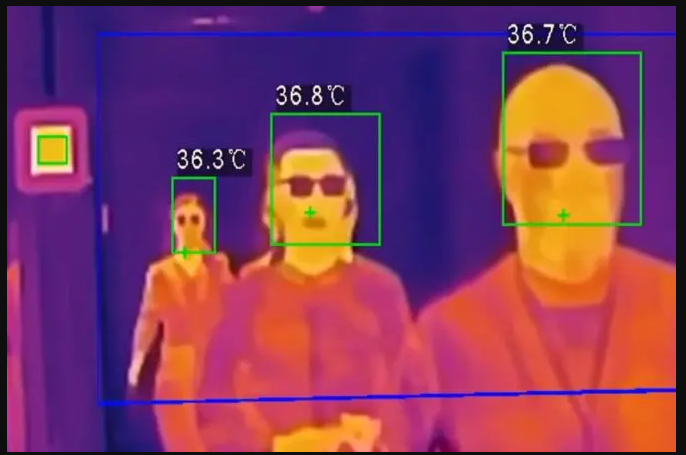
#> input picture frame-test1.png, 686 x 455 px
$ python Porcentaje-termico.py
#> lines starting #> are read from the running program, lines starting #| are printed output that depends on the picture; after the words box and inside, x2 and y2 are one past the last pixel; in counts of white or black regions, pixels touching at a corner belong together; long printed decimals are rounded
from cv2 import cv2
import numpy as np
import time

#Cargamos la imagen:
img = cv2.imread('frame-test1.png')
#> img is the input picture: shape (455, 686, 3); mean B, G, R 93.5, 58.9, 130.3

#Convertimos la imagen a hsv:
hsv = cv2.cvtColor(img, cv2.COLOR_BGR2HSV)
#> hsv: shape (455, 686, 3); mean H, S, V 102.3, 180.4, 156.1
#Nota 1: la constante COLOR_BGR2HSV indica que queremos pasar de BGR a HSV.
#Nota 2: la función cvtColor() también sirve para transformar a otros espacios de color.

#Establecemos el rango mínimo y máximo de H-S-V:

# Rojo
rango_bajosR = np.array([0, 100, 20])
rango_altosR = np.array([7, 255, 255])

# Amrillo
rango_bajosA = np.array([19,50,50])
rango_altosA = np.array([33, 255, 255])


# Verde-Azul
rango_bajosV = np.array([45, 100, 20])
rango_altosV = np.array([125, 255, 255])

# Violeta
rango_bajosF = np.array([140,50,50])
rango_altosF = np.array([160, 255, 255])

PorcentajePixel = []

def AnalisFrame (color, rango_bajos, rango_altos):
    #Detectamos los píxeles que estén dentro del rango que hemos establecido:
#> called with color = 'Rojo', rango_bajos = array of shape (3,), rango_altos = array of shape (3,)
    ColorProcentaje = 0
    mask = cv2.inRange(hsv, rango_bajos, rango_altos)
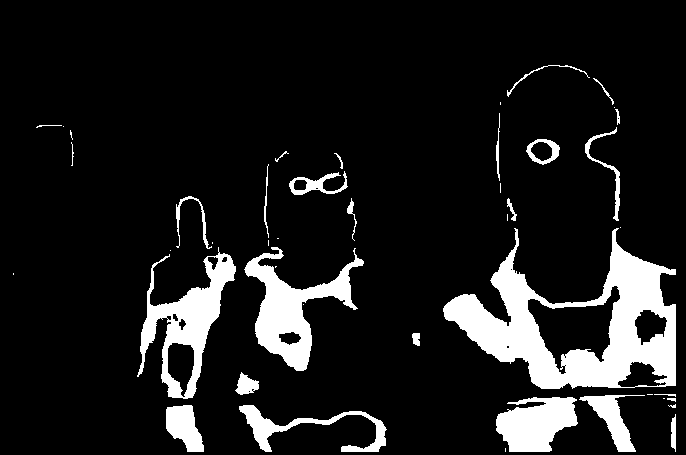
#> mask: shape (455, 686); 11.4% white; 45 white regions (18 under 20 px), largest, box (x1, y1, x2, y2) and area: (443, 228, 676, 389) 15020, (244, 247, 364, 371) 5081, (137, 247, 236, 399) 5015
    print(len(mask))
#| 455
    ColorProcentaje = np.mean(mask, axis=(0, 1))
#> ColorProcentaje = 29.11
    PorcentajePixel.append(ColorProcentaje)
    print (ColorProcentaje)
#| 29.112

    #Mostramos la imagen original y la máscara:
    cv2.imshow("Original", img)

    #Mostramos la imagen original y la máscara:
    cv2.imshow(color, mask)

    time.sleep(5)
    cv2.waitKey(0)
    cv2.destroyAllWindows()

AnalisFrame ("Rojo", rango_bajosR, rango_altosR)
AnalisFrame ("Amarillo", rango_bajosA, rango_altosA)
#> call 2 of AnalisFrame, with color = 'Amarillo', rango_bajos = array of shape (3,), rango_altos = array of shape (3,)
#> in AnalisFrame (call 2), `mask = cv2.inRange(hsv, rango_bajos, rango_altos)`:
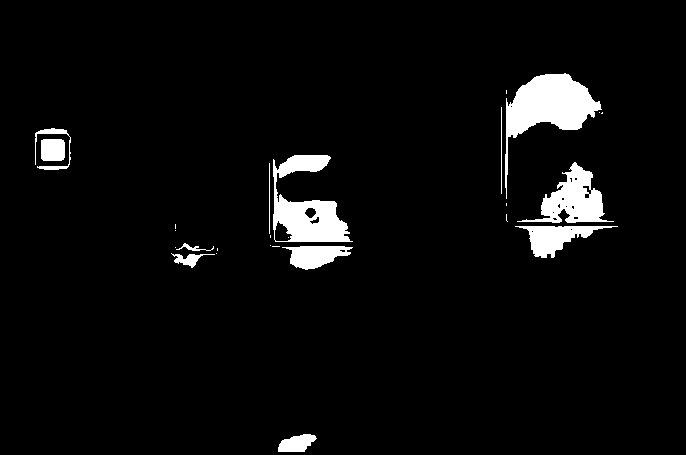
#> mask: shape (455, 686); 4.5% white; 26 white regions (14 under 20 px), largest, box (x1, y1, x2, y2) and area: (505, 73, 602, 199) 4114, (273, 155, 353, 242) 3411, (517, 162, 614, 223) 2369
#| 455
#> in AnalisFrame (call 2), `ColorProcentaje = np.mean(mask, axis=(0, 1))`: ColorProcentaje = 11.58
#| 11.585
AnalisFrame ("Verde", rango_bajosV, rango_altosV)
#> call 3 of AnalisFrame, with color = 'Verde', rango_bajos = array of shape (3,), rango_altos = array of shape (3,)
#> in AnalisFrame (call 3), `mask = cv2.inRange(hsv, rango_bajos, rango_altos)`:
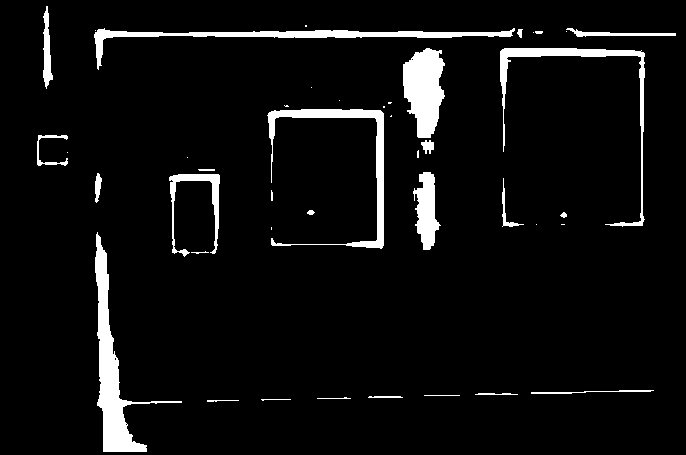
#> mask: shape (455, 686); 5.7% white; 43 white regions (16 under 20 px), largest, box (x1, y1, x2, y2) and area: (95, 232, 182, 452) 3804, (403, 48, 445, 138) 2672, (94, 28, 515, 70) 2526
#| 455
#> in AnalisFrame (call 3), `ColorProcentaje = np.mean(mask, axis=(0, 1))`: ColorProcentaje = 14.65
#| 14.647
AnalisFrame ("Violeta", rango_bajosF, rango_altosF)
#> call 4 of AnalisFrame, with color = 'Violeta', rango_bajos = array of shape (3,), rango_altos = array of shape (3,)
#> in AnalisFrame (call 4), `mask = cv2.inRange(hsv, rango_bajos, rango_altos)`:
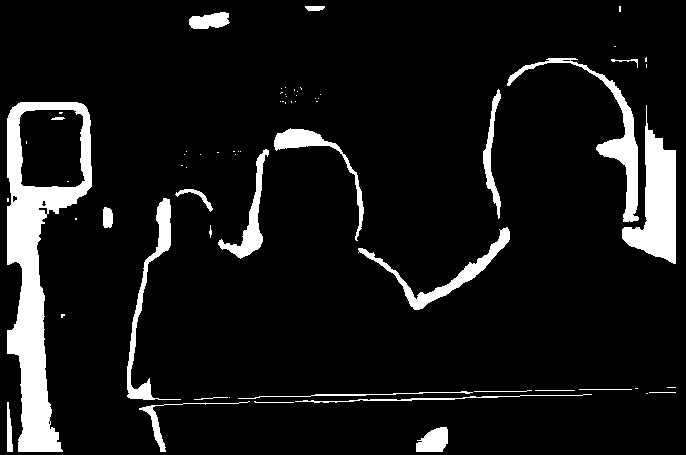
#> mask: shape (455, 686); 8.9% white; 68 white regions (42 under 20 px), largest, box (x1, y1, x2, y2) and area: (7, 102, 92, 452) 11184, (622, 105, 676, 264) 4074, (507, 58, 639, 222) 2524
#| 455
#> in AnalisFrame (call 4), `ColorProcentaje = np.mean(mask, axis=(0, 1))`: ColorProcentaje = 22.79
#| 22.788
print (sum(PorcentajePixel))
#| 78.132

$ run again, with frame-test5.png copied over frame-test1.png
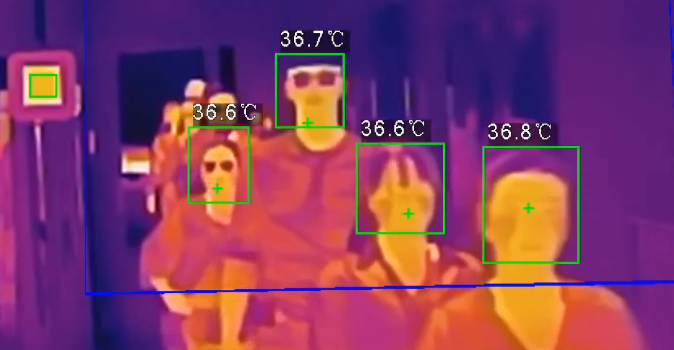
#> input picture frame-test5.png, 674 x 350 px
#> img is the input picture: shape (350, 674, 3); mean B, G, R 100.3, 59.3, 131.5
#> hsv: shape (350, 674, 3); mean H, S, V 115.8, 184.4, 155.3
#> in AnalisFrame, `mask = cv2.inRange(hsv, rango_bajos, rango_altos)`:
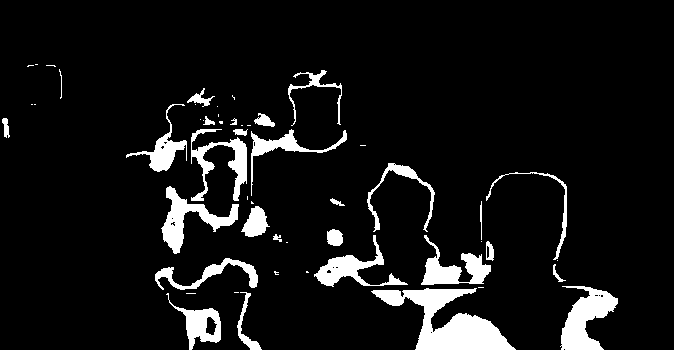
#> mask: shape (350, 674); 8.1% white; 53 white regions (25 under 20 px), largest, box (x1, y1, x2, y2) and area: (371, 288, 516, 350) 3887, (560, 286, 618, 350) 1982, (161, 186, 239, 254) 1635
#| 350
#> ColorProcentaje = 20.62
#| 20.623
#> mask: shape (350, 674); 3.2% white; 60 white regions (39 under 20 px), largest, box (x1, y1, x2, y2) and area: (494, 177, 546, 261) 2553, (496, 288, 549, 319) 1058, (297, 96, 339, 126) 680
#| 350
#| 8.033
#> mask: shape (350, 674); 7.9% white; 32 white regions (13 under 20 px), largest, box (x1, y1, x2, y2) and area: (120, 50, 204, 140) 4559, (84, 0, 674, 350) 4406, (368, 1, 411, 119) 3018
#| 350
#| 20.186
#> in AnalisFrame (call 4), `mask = cv2.inRange(hsv, rango_bajos, rango_altos)`:
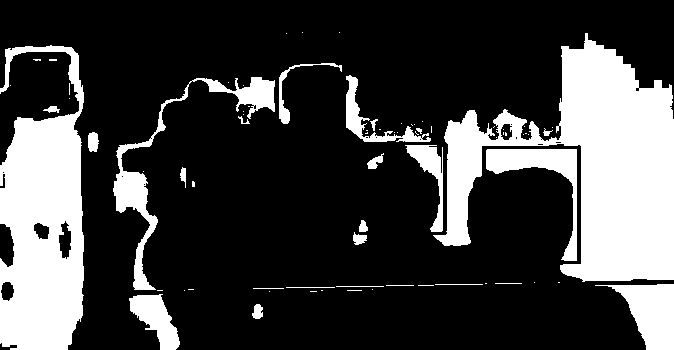
#> mask: shape (350, 674); 25.3% white; 74 white regions (48 under 20 px), largest, box (x1, y1, x2, y2) and area: (433, 33, 674, 282) 27067, (0, 45, 84, 350) 18089, (113, 77, 275, 290) 3717
#| 350
#> ColorProcentaje = 64.49
#| 64.489
#| 113.331
